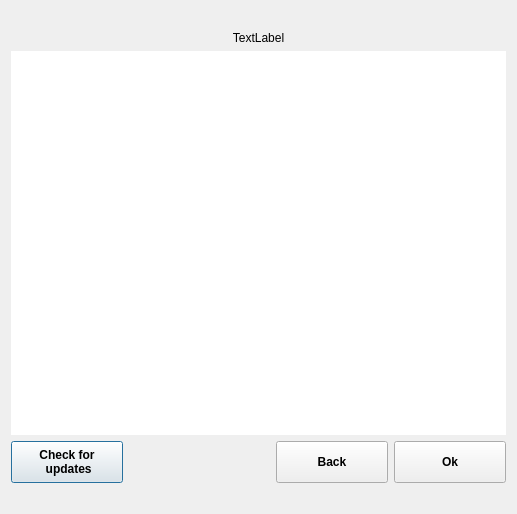
<?xml version="1.0" encoding="UTF-8"?>
<ui version="4.0">
 <class>ScopyAboutDialog</class>
 <widget class="QDialog" name="ScopyAboutDialog">
  <property name="windowModality">
   <enum>Qt::ApplicationModal</enum>
  </property>
  <property name="geometry">
   <rect>
    <x>0</x>
    <y>0</y>
    <width>517</width>
    <height>514</height>
   </rect>
  </property>
  <property name="windowTitle">
   <string>About Scopy</string>
  </property>
  <property name="styleSheet">
   <string notr="true">QPushButton {
  width: 80px;
  height: 40px;

  font-weight: bold;
  padding-left: 15px;
  padding-right: 15px;
}</string>
  </property>
  <property name="modal">
   <bool>false</bool>
  </property>
  <layout class="QVBoxLayout" name="verticalLayout">
   <item>
    <widget class="QLabel" name="lblScopyLogo">
     <property name="sizePolicy">
      <sizepolicy hsizetype="Preferred" vsizetype="Maximum">
       <horstretch>0</horstretch>
       <verstretch>0</verstretch>
      </sizepolicy>
     </property>
     <property name="styleSheet">
      <string notr="true">QWidget {
background-repeat: no-repeat;
background-position: center center;
}</string>
     </property>
     <property name="text">
      <string/>
     </property>
     <property name="alignment">
      <set>Qt::AlignCenter</set>
     </property>
     <property name="scopy_logo" stdset="0">
      <bool>true</bool>
     </property>
    </widget>
   </item>
   <item>
    <widget class="QLabel" name="lblCenteredUnderLogo">
     <property name="sizePolicy">
      <sizepolicy hsizetype="Preferred" vsizetype="Maximum">
       <horstretch>0</horstretch>
       <verstretch>0</verstretch>
      </sizepolicy>
     </property>
     <property name="text">
      <string>TextLabel</string>
     </property>
     <property name="alignment">
      <set>Qt::AlignCenter</set>
     </property>
    </widget>
   </item>
   <item>
    <widget class="QTextBrowser" name="textBrowserAbout">
     <property name="sizePolicy">
      <sizepolicy hsizetype="Minimum" vsizetype="Expanding">
       <horstretch>0</horstretch>
       <verstretch>0</verstretch>
      </sizepolicy>
     </property>
     <property name="frameShape">
      <enum>QFrame::NoFrame</enum>
     </property>
     <property name="lineWidth">
      <number>0</number>
     </property>
     <property name="html">
      <string>&lt;!DOCTYPE HTML PUBLIC &quot;-//W3C//DTD HTML 4.0//EN&quot; &quot;http://www.w3.org/TR/REC-html40/strict.dtd&quot;&gt;
&lt;html&gt;&lt;head&gt;&lt;meta name=&quot;qrichtext&quot; content=&quot;1&quot; /&gt;&lt;style type=&quot;text/css&quot;&gt;
p, li { white-space: pre-wrap; }
&lt;/style&gt;&lt;/head&gt;&lt;body style=&quot; font-family:'Ubuntu'; font-size:11pt; font-weight:400; font-style:normal;&quot;&gt;
&lt;p style=&quot;-qt-paragraph-type:empty; margin-top:0px; margin-bottom:0px; margin-left:0px; margin-right:0px; -qt-block-indent:0; text-indent:0px;&quot;&gt;&lt;br /&gt;&lt;/p&gt;&lt;/body&gt;&lt;/html&gt;</string>
     </property>
     <property name="openExternalLinks">
      <bool>true</bool>
     </property>
    </widget>
   </item>
   <item>
    <layout class="QHBoxLayout" name="hLayout">
     <property name="topMargin">
      <number>0</number>
     </property>
     <item>
      <widget class="QPushButton" name="btnCheckForUpdates">
       <property name="text">
        <string>Check for
 updates</string>
       </property>
       <property name="blue_button" stdset="0">
        <bool>true</bool>
       </property>
      </widget>
     </item>
     <item>
      <spacer name="hSpacer">
       <property name="orientation">
        <enum>Qt::Horizontal</enum>
       </property>
       <property name="sizeHint" stdset="0">
        <size>
         <width>40</width>
         <height>20</height>
        </size>
       </property>
      </spacer>
     </item>
     <item>
      <widget class="QPushButton" name="btnBack">
       <property name="text">
        <string>Back</string>
       </property>
       <property name="blue_button" stdset="0">
        <bool>true</bool>
       </property>
      </widget>
     </item>
     <item>
      <widget class="QPushButton" name="btnOk">
       <property name="text">
        <string>Ok</string>
       </property>
       <property name="blue_button" stdset="0">
        <bool>true</bool>
       </property>
      </widget>
     </item>
    </layout>
   </item>
   <item>
    <widget class="QLabel" name="lblCheckForUpdates">
     <property name="text">
      <string/>
     </property>
     <property name="alignment">
      <set>Qt::AlignLeading|Qt::AlignLeft|Qt::AlignVCenter</set>
     </property>
    </widget>
   </item>
  </layout>
 </widget>
 <resources/>
 <connections/>
</ui>
